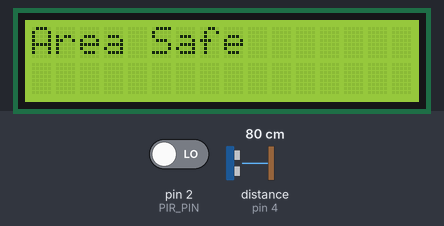
Recording of a sketch running on a simulated Arduino Uno, built with avr-gcc and run on an emulated ATmega328P. Shown: 16×2 character LCD. Wiring (inferred from the names in the program): ultrasonic range finder: trigger pin 3; echo pin 4. The test bench sets the inputs (shaded band); at power-on: distance to the obstacle (sensor on pin 4) 80 cm, pin 2 (PIR_PIN) LOW. The echo pulse lasts 58.3 µs per cm; what the sketch prints to the serial monitor is not drawn.

Above: at 3.2 s.
3.3 s: distance to the obstacle (sensor on pin 4) set to 54 cm
4.8 s: distance to the obstacle (sensor on pin 4) set to 46 cm
At 6.0 s:
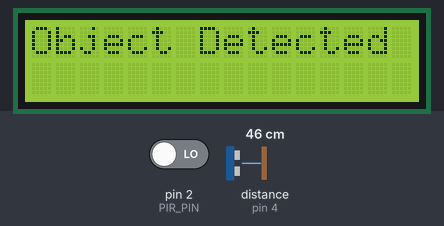
6.6 s: pin 2 (PIR_PIN) driven HIGH
At 7.8 s:
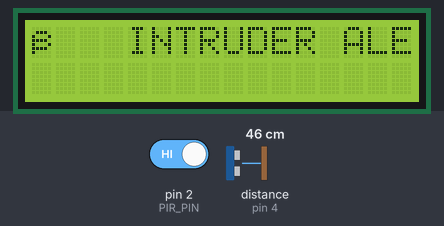
8.1 s: distance to the obstacle (sensor on pin 4) set to 60 cm
At 9.0 s:
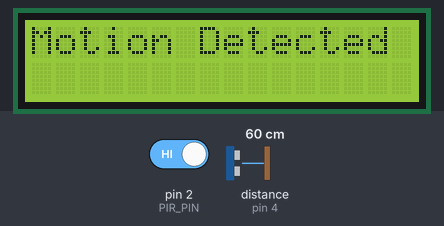
9.6 s: distance to the obstacle (sensor on pin 4) set to 2 cm
At 10.8 s:
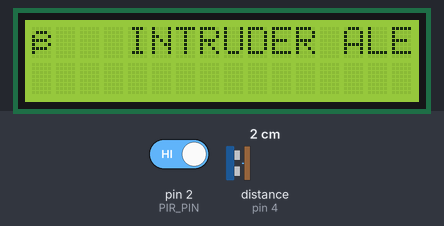
11.1 s: distance to the obstacle (sensor on pin 4) set to 120 cm
At 11.8 s:
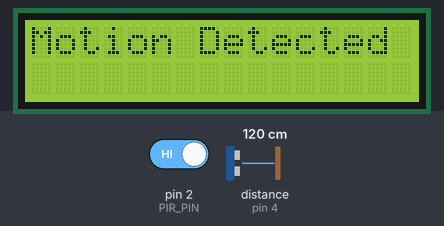
Timing chart, 0 to 13.7 s (numbered marks = the images above; inputs shaded):
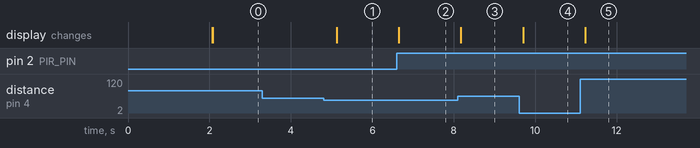

Measured:
- the behaviour switches between 51 and 50 cm on distance to the obstacle (sensor on pin 4) (found by bisection; images 0 and 1)
- after the input at 3.3 s, every drawn part: stays the same
- after the input at 4.8 s, the display: changes after 0.32 s (image 1)
- after the input at 6.6 s, the display: changes after 0.05 s (image 2)
- after the input at 8.1 s, the display: changes after 0.08 s (image 3)
- after the input at 9.6 s, the display: changes after 0.10 s (image 4)
- after the input at 11.1 s, the display: changes after 0.12 s (image 5)

The sketch:

intruder_detection_pir.ino
```cpp
#include <LiquidCrystal.h>

// ===== LCD Setup =====
// RS, EN, D4, D5, D6, D7
LiquidCrystal lcd(7, 8, 9, 10, 11, 12);

// ===== Sensor Pins =====
#define PIR_PIN 2
#define TRIG_PIN 3
#define ECHO_PIN 4

// ===== Parameters =====
int distanceThreshold = 50; // in cm
long duration;
int distance;
int pirState = LOW;

void setup() {
  // Start Serial Monitor
  Serial.begin(9600);

  // PIR pin
  pinMode(PIR_PIN, INPUT);

  // Ultrasonic pins
  pinMode(TRIG_PIN, OUTPUT);
  pinMode(ECHO_PIN, INPUT);

  // LCD setup
  lcd.begin(16, 2);
  lcd.print("System Ready");
  Serial.println("System Ready");
  delay(2000);
  lcd.clear();
}

void loop() {
  // ---- Read PIR ----
  pirState = digitalRead(PIR_PIN);

  // ---- Read Ultrasonic Distance ----
  digitalWrite(TRIG_PIN, LOW);
  delayMicroseconds(2);
  digitalWrite(TRIG_PIN, HIGH);
  delayMicroseconds(10);
  digitalWrite(TRIG_PIN, LOW);

  duration = pulseIn(ECHO_PIN, HIGH);
  distance = duration * 0.034 / 2; // distance in cm

  // ---- Determine Status ----
  lcd.clear();
  if (pirState == HIGH && distance < distanceThreshold) {
    lcd.setCursor(0, 0);
    lcd.print("⚠ INTRUDER ALERT");
    Serial.println("⚠ INTRUDER ALERT");
  }
  else if (pirState == HIGH) {
    lcd.setCursor(0, 0);
    lcd.print("Motion Detected");
    Serial.println("Motion Detected");
  }
  else if (distance < distanceThreshold) {
    lcd.setCursor(0, 0);
    lcd.print("Object Detected");
    Serial.println("Object Detected");
  }
  else {
    lcd.setCursor(0, 0);
    lcd.print("Area Safe");
    Serial.println("Area Safe");
  }

  // ---- Debug Distance & PIR Values ----
  Serial.print("Distance: ");
  Serial.print(distance);
  Serial.print(" cm | PIR: ");
  Serial.println(pirState);

  delay(500); // half-second update
}
```
